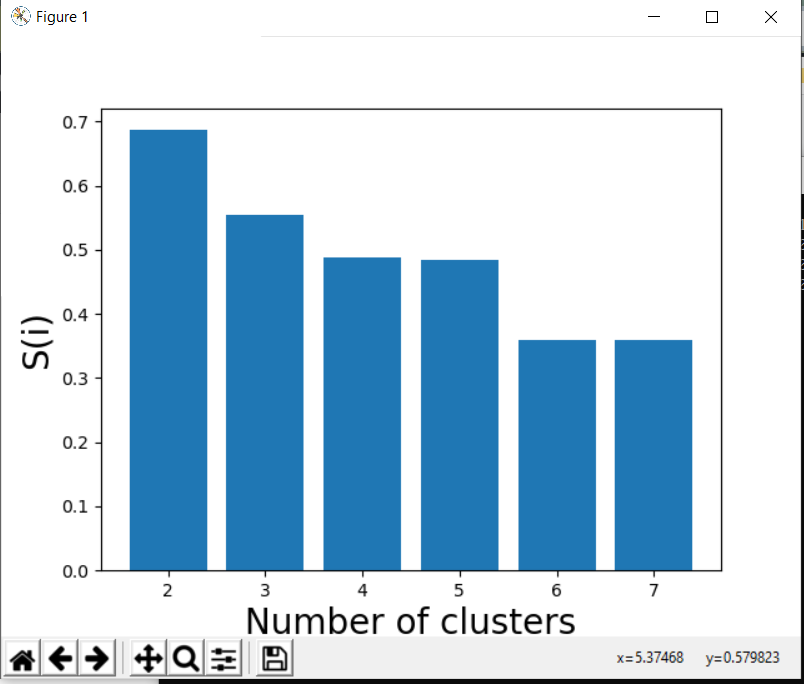

Write Python code to recreate this figure.
import matplotlib.pyplot as plt
import pandas as pd
import numpy as np

# reading csv file 
data = pd.read_csv('iris.csv') 
# shape of dataset 
print("Shape:", data.shape) 
# column names 
#print("\nFeatures:", data.columns) 
# storing the feature matrix (X) and response vector (y) 
X = data[data.columns[:-1]] 
y = data[data.columns[-1]]

#print("\nFeature matrix:\n", X.head())

from sklearn.cluster import AgglomerativeClustering

cluster = AgglomerativeClustering(n_clusters=2, affinity='euclidean', linkage='ward')
cluster.fit_predict(X)

print(cluster.labels_)


'''
https://www.geeksforgeeks.org/implementing-agglomerative-clustering-using-sklearn/
determinare nr maxim de clustere
din dendoagram - cea mai mare distanta intre intersectiile cu o linie orizontala
din silhouette_score - cea mai mare valoare
'''
import scipy.cluster.hierarchy as shc
plt.figure(figsize=(10, 10))
plt.title("Dendograms")
dend = shc.dendrogram(shc.linkage(X, method='ward'))
plt.show()

#------------------------------

from sklearn.cluster import AgglomerativeClustering
from sklearn.metrics import silhouette_score
k = [2, 3, 4, 5, 6, 7] 
ac0 = AgglomerativeClustering(n_clusters = k[0],affinity='euclidean', linkage='ward')
ac1 = AgglomerativeClustering(n_clusters = k[1],affinity='euclidean', linkage='ward')
ac2 = AgglomerativeClustering(n_clusters = k[2],affinity='euclidean', linkage='ward')
ac3 = AgglomerativeClustering(n_clusters = k[3],affinity='euclidean', linkage='ward')
ac4 = AgglomerativeClustering(n_clusters = k[4],affinity='euclidean', linkage='ward')
ac5 = AgglomerativeClustering(n_clusters = k[5],affinity='euclidean', linkage='ward')
# Appending the silhouette scores of the different models to the list 
score = [] 
score.append( 
        silhouette_score(X, ac0.fit_predict(X))) 
score.append( 
        silhouette_score(X, ac1.fit_predict(X))) 
score.append( 
        silhouette_score(X, ac2.fit_predict(X))) 
score.append( 
        silhouette_score(X, ac3.fit_predict(X))) 
score.append( 
        silhouette_score(X, ac4.fit_predict(X))) 
score.append( 
        silhouette_score(X, ac4.fit_predict(X)))  
# Plotting a bar graph to compare the results 
plt.bar(k, score) 
plt.xlabel('Number of clusters', fontsize = 20) 
plt.ylabel('S(i)', fontsize = 20) 
plt.show() 
